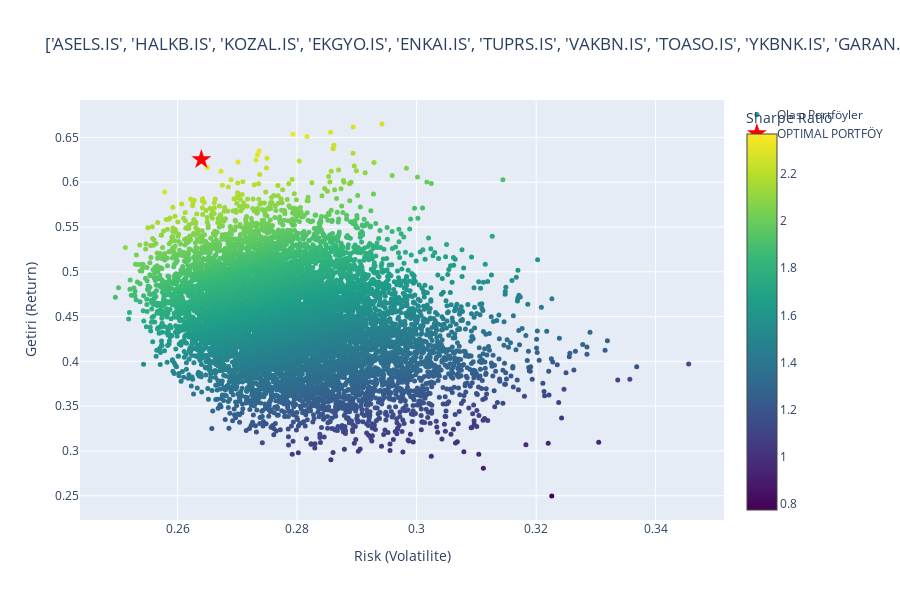

Notebook cell for this chart:
### Markdown cell above
## Best Portfolio with Monte Carlo Simulation

### Code cell
import plotly.graph_objects as go

symbols = top_10_symbols
period = '1y'

df_portfolio = get_portfolio_history(symbols, period=period)

# ---  Simülasyon Ayarları ---
num_portfolios = 10000 # 10000 senaryo deneyelim
all_weights = np.zeros((num_portfolios, len(symbols)))
ret_arr = np.zeros(num_portfolios)
vol_arr = np.zeros(num_portfolios)
sharpe_arr = np.zeros(num_portfolios)

print(f"{num_portfolios} senaryo hesaplanıyor... for {period}")

# --- 3. Hızlı Döngü ---
for i in range(num_portfolios):
    # Rastgele ağırlıklar
    weights = np.random.random(len(symbols))
    weights = weights / np.sum(weights)
    all_weights[i, :] = weights
    
    # Performans Hesapla
    ret, vol = portfolio_performance_with_data(df_portfolio, list(weights), period='1y')
    
    ret_arr[i] = ret
    vol_arr[i] = vol
    sharpe_arr[i] = ret / vol

# --- 4. En İyisini Bul ---
max_sharpe_idx = sharpe_arr.argmax()
best_ret = ret_arr[max_sharpe_idx]
best_vol = vol_arr[max_sharpe_idx]
best_w = all_weights[max_sharpe_idx, :]

print("-" * 30)
print(f"EN İYİ PORTFÖY (Max Sharpe: {sharpe_arr[max_sharpe_idx]:.2f})")
print(f"Getiri: %{best_ret:.2%}")
print(f"Risk:   %{best_vol:.2%}")
print("DAĞILIM:")
for i, s in enumerate(symbols):
    print(f"{s}: %{best_w[i]:.2%}")
print("-" * 30)


# --- 5. Görselleştirme ---
fig = go.Figure()

# Tüm Senaryolar
fig.add_trace(go.Scatter(
    x=vol_arr, y=ret_arr,
    mode='markers',
    marker=dict(
        size=5,
        color=sharpe_arr,
        colorscale='Viridis',
        showscale=True,
        colorbar=dict(title="Sharpe Ratio")
    ),
    text=[f"Sharpe: {s:.2f}" for s in sharpe_arr],
    name='Olası Portföyler'
))

# En İyi Nokta
fig.add_trace(go.Scatter(
    x=[best_vol], y=[best_ret],
    mode='markers',
    marker=dict(color='red', size=15, symbol='star'),
    name='OPTIMAL PORTFÖY'
))

fig.update_layout(
    title=f'{symbols} Efficient Frontier Analizi',
    xaxis_title='Risk (Volatilite)',
    yaxis_title='Getiri (Return)',
    height=600
)

fig.show()

print("Bitti.")

### Figure 1 — Plotly figure (JSON) as saved in the notebook; plotly's stock layout.template omitted (floating-point values rounded to 4 significant figures; data arrays with more than 128 entries replaced by an {"elided": "..."} marker saying what was removed)
{"data": [{"marker": {"color": {"elided": "10000 float values"}, "colorbar": {"title": {"text": "Sharpe Ratio"}}, "colorscale": [[0, "#440154"], [0.1111, "#482878"], [0.2222, "#3e4989"], [0.3333, "#31688e"], [0.4444, "#26828e"], [0.5556, "#1f9e89"], [0.6667, "#35b779"], [0.7778, "#6ece58"], [0.8889, "#b5de2b"], [1, "#fde725"]], "showscale": true, "size": 5}, "mode": "markers", "name": "Olası Portföyler", "text": {"elided": "10000 str values"}, "type": "scatter", "x": {"elided": "10000 float values"}, "y": {"elided": "10000 float values"}}, {"marker": {"color": "red", "size": 15, "symbol": "star"}, "mode": "markers", "name": "OPTIMAL PORTFÖY", "type": "scatter", "x": [0.264], "y": [0.6254]}], "layout": {"height": 600, "title": {"text": "['ASELS.IS', 'HALKB.IS', 'KOZAL.IS', 'EKGYO.IS', 'ENKAI.IS', 'TUPRS.IS', 'VAKBN.IS', 'TOASO.IS', 'YKBNK.IS', 'GARAN.IS'] Efficient Frontier Analizi"}, "xaxis": {"title": {"text": "Risk (Volatilite)"}}, "yaxis": {"title": {"text": "Getiri (Return)"}}}}
